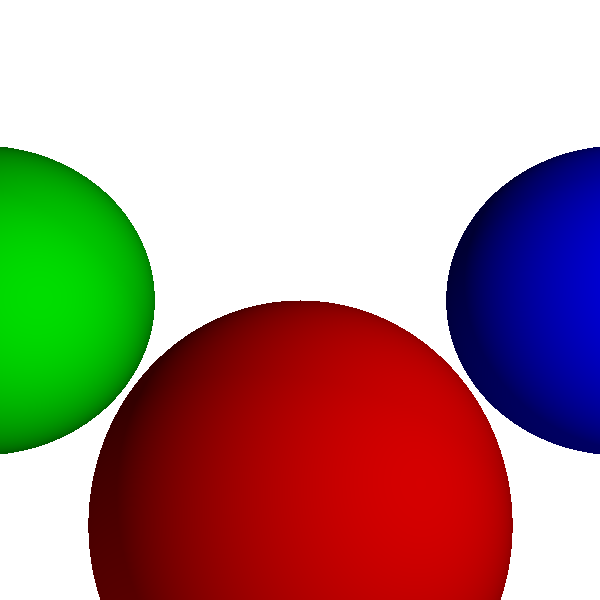

Write the Python code that produced this figure.
#!python
# Ray Tracying with diffuse
from PIL import Image
from math import sqrt, inf
from vector3 import Vector3
from collections import namedtuple

def putPixel(pixels, x, y, color):
	"""
	The PutPixel() function.
	"""
	# canvas coordinate to screen coordinate
	x = screen_width // 2 + x
	y = screen_height // 2  - y 

	if x < 0 or x >= screen_height or y < 0 or y >= screen_height:
		return

	pixels[x, y] = color


# ======================================================================
#  A very basic raytracer.
# ======================================================================

Sphere = namedtuple('Sphere', ['center', 'radius', 'color'])

class Light(object):
	"""
	Light class
	:type ltype: string
	:type intensity: float
	:type position: vector
	"""
	def __init__(self, ltype, intensity, position = None):
		self.ltype = ltype
		self.intensity = intensity
		self.position = position

def canvasToViewPort(p2d):
	"""
	Converts 2D canvas coordinates to 3D viewport coordinates.
	:type p2d: tuple
    :rtype: Vector3
	"""

	return Vector3(p2d[0] * viewport_size / screen_width,
		p2d[1] * viewport_size / screen_height,
		projection_plane_z)


def intersectRaySphere(origin, direction, sphere):
	"""
	Computes the intersection of a ray and a sphere. Returns the values
	of t for the intersections.
	:type origin: Vector3
	:type direction: Vector3
	:type sphere: Sphere
	:rtype: [List[int]]
	"""
	oc = origin - sphere.center
	k1 = direction.dot(direction)
	k2 = 2 * oc.dot(direction)
	k3 = oc.dot(oc) - sphere.radius * sphere.radius

	discriminant = k2 * k2 - 4 * k1 * k3
	if discriminant < 0:
		return [inf, inf]

	t1 = (-k2 + sqrt(discriminant)) / (2*k1)
	t2 = (-k2 - sqrt(discriminant)) / (2*k1)
	return [t1, t2]

def ComputeLighting(point, normal):
	"""
	:type point: Vector3, location
	:type normal: Vector3, vector
	"""
	intensity = 0

	for light in lights:
		if light.ltype == 'AMBIENT':
			intensity += light.intensity
		else:
			vec_l = Vector3(0 , 0, 0)
			if light.ltype == 'POINT':
				vec_l = light.position - point 
			else:
				vec_l = -light.position # direction

			n_dot_l = normal.dot(vec_l)
			if n_dot_l > 0:
				intensity += light.intensity * n_dot_l / (normal.length * vec_l.length)

	return intensity

def traceRay(origin, direction, min_t, max_t):
	"""
	Traces a ray against the set of spheres in the scene.
	:type origin: Vector3
	:type direction: Vector3
	:type min_t: float
	:type max_t: float
	:rtype: color
	"""
	closest_t = inf
	closest_sphere = None

	for sphere in spheres:
		t1, t2 = intersectRaySphere(origin, direction, sphere)
		if t1 < closest_t and min_t < t1 and t1 < max_t:
			closest_t = t1
			closest_sphere = sphere
		if t2 < closest_t and min_t < t2 and t2 < max_t:
			closest_t = t2
			closest_sphere = sphere

	if closest_sphere == None:
		return background_color

	point = origin + closest_t * direction
	normal = (point - closest_sphere.center).normalize()

	color = closest_sphere.color * ComputeLighting(point, normal)
	return (int(color.r), int(color.g), int(color.b))

viewport_size = 1
projection_plane_z = 1
camera_position = Vector3(0, 0, 0)
background_color = (255, 255, 255)
spheres = [Sphere(Vector3(0.0, -1.0, 3.0), 1.0, Vector3(255, 0, 0)),
           Sphere(Vector3(2.0, 0.0, 4.0), 1.0, Vector3(0, 0, 255)),
           Sphere(Vector3(-2.0, 0.0, 4.0), 1.0, Vector3(0, 255, 0))]

screen_width = 600
screen_height = 600


lights = [
  Light('AMBIENT', 0.2),
  Light('POINT', 0.6, Vector3(2, 1, 0)),
  Light('DIRECTIONAL', 0.2, Vector3(1, 4, 4))
]


def run():
	image = Image.new("RGB", (screen_width, screen_height), background_color)
	pixels = image.load()

	for x in range(-screen_width//2, screen_width//2):
		for y in range(-screen_height//2,screen_height//2):
			direction = canvasToViewPort((x, y))
			color = traceRay(camera_position, direction, 1, inf)
			putPixel(pixels, x, y ,color)

	image.save("raytracying02.png")

#
# Main loop.
#
if __name__ == '__main__':
	run()
